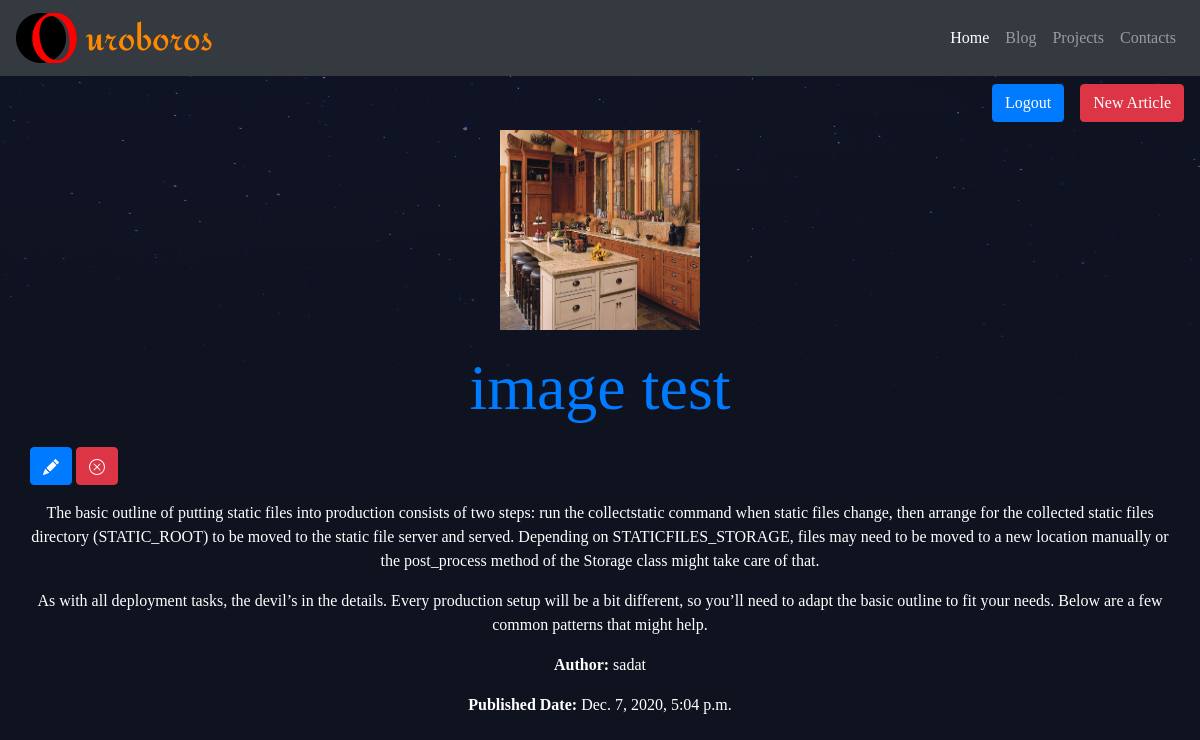
Screenshot of /blogs/10/ (signed in) with the database file from the repository.
### blog/models.py (models this page shows, shortened)
class Article(models.Model):
    title = models.CharField(max_length=100)
    body = models.TextField()
    date = models.DateTimeField(auto_now_add=True)
    thumb = models.ImageField(default='4.jpg',null=True,blank=True,upload_to = "images")
    author = models.ForeignKey(User,on_delete=models.CASCADE)

### blog/views.py (the view)
# urls.py: path('blogs/<int:pk>/',views.blog_detail,name='blog_detail'),
@login_required()
def blog_detail(request,pk):
    article = get_object_or_404(Article,pk=pk)
    return render(request,'blog_detail.html',{'article':article})

### blog/templates/blog_detail.html (shortened to what this page needs)
{% extends 'base.html' %}
{% block content %}
<section class="container detail_wrapper">
      <img src="{{article.thumb.url}}" alt="">
      <span>    <a href="{% url 'blog_index' %}"><h1>{{article.title}}</h1></a></span>
      <span > <a class="btn btn-primary" href="{% url 'blog_edit' pk=article.pk %}">
      </a></span>
      <span> <a class="btn btn-danger" href="{% url 'blog_delete' pk=article.pk %}"></span></a>
      <p>{{ article.body|linebreaks}}</p>
      <p><b>Author: </b>{{article.author}}</p>
      <p><b>Published Date: </b>{{article.date}}</p>
</section>
{% endblock %}

### assets/style.css (style rules this page uses)
:root { --text: #5362F6; --shadow: #E485F8; }
body { background-color: #0f121f; background-image: url(stars.png); background-repeat: no-repeat; color: #fff; }
body * { font-family: Ubuntu; padding: 0%; }
.detail_wrapper { padding:0; }
.detail_wrapper img { display: block; margin-left: auto; margin-right: auto; width: 200px; height: 200px; }
.detail_wrapper h1 { text-align:center; margin:20px auto; font-size:4em; }
.detail_wrapper p { text-align:center }
a { text-decoration: none; }

### rows the page displays
Article: thumb (picture), title "image test", body "The basic outline of putting static files into production consists of two steps: run the collectstatic command when static files change, then arrange for the collected static files directory (STATIC_ROOT) to be moved to the static file server and served. Depending on STATICFILES_STORAGE, files may need to be moved to a new location manually or the post_process method of the Storage class might take care of that. As with all deployment tasks, the devil’s in the details. Every production setup will be a bit different, so you’ll need to adapt the basic outline to fit your needs. Below are a few common patterns that might help.", author "sadat", date "Dec. 7, 2020, 5:04 p.m."
